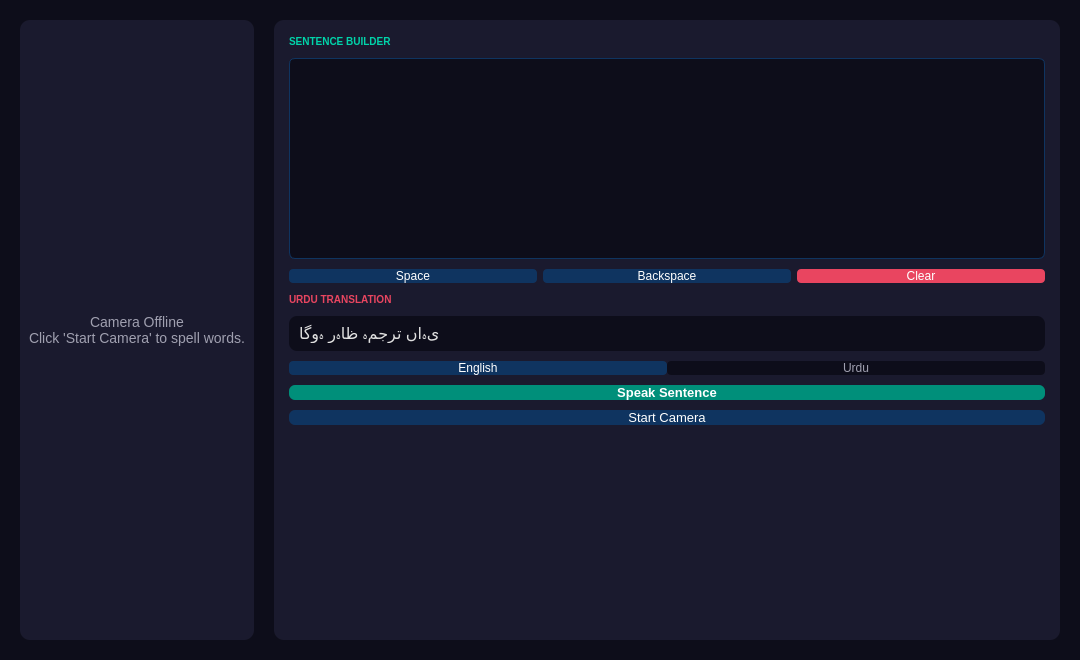
<?xml version='1.0' encoding='utf-8'?>
<ui version="4.0">
 <class>SpeakScreen</class>
 <widget class="QWidget" name="pageSpeak">
  <property name="geometry">
   <rect>
    <x>0</x>
    <y>0</y>
    <width>1080</width>
    <height>660</height>
   </rect>
  </property>
  <property name="styleSheet">
   <string>QWidget { background-color: #0d0d1a; }</string>
  </property>
  <layout class="QHBoxLayout" name="speakMainLayout">
   <property name="leftMargin">
    <number>20</number>
   </property>
   <property name="topMargin">
    <number>20</number>
   </property>
   <property name="rightMargin">
    <number>20</number>
   </property>
   <property name="bottomMargin">
    <number>20</number>
   </property>
   <property name="spacing">
    <number>20</number>
   </property>
   <item>
    <widget class="QFrame" name="speakCamContainer">
     <property name="styleSheet">
      <string>QFrame { background-color: #1a1a2e; border-radius: 10px; }</string>
     </property>
     <layout class="QVBoxLayout">
      <property name="alignment">
       <set>Qt::AlignCenter</set>
      </property>
      <item>
       <widget class="QLabel" name="speakFeedLabel">
        <property name="text">
         <string>Camera Offline
Click 'Start Camera' to spell words.</string>
        </property>
        <property name="alignment">
         <set>Qt::AlignCenter</set>
        </property>
        <property name="styleSheet">
         <string>QLabel { color: #a0a0b0; font-size: 14px; background: transparent; }</string>
        </property>
       </widget>
      </item>
     </layout>
    </widget>
   </item>
   <item>
    <widget class="QFrame" name="speakRightPanel">
     <property name="maximumWidth">
      <number>340</number>
     </property>
     <property name="minimumWidth">
      <number>280</number>
     </property>
     <property name="styleSheet">
      <string>QFrame { background-color: #1a1a2e; border-radius: 10px; }</string>
     </property>
     <layout class="QVBoxLayout" name="speakRightLayout">
      <property name="leftMargin">
       <number>15</number>
      </property>
      <property name="topMargin">
       <number>15</number>
      </property>
      <property name="rightMargin">
       <number>15</number>
      </property>
      <property name="bottomMargin">
       <number>15</number>
      </property>
      <property name="spacing">
       <number>10</number>
      </property>
      <item>
       <widget class="QLabel" name="speakSentenceHeader">
        <property name="text">
         <string>SENTENCE BUILDER</string>
        </property>
        <property name="styleSheet">
         <string>QLabel { color: #00d4aa; font-size: 10px; font-weight: bold; background: transparent; }</string>
        </property>
       </widget>
      </item>
      <item>
       <widget class="QTextEdit" name="speakTextBox">
        <property name="maximumHeight">
         <number>80</number>
        </property>
        <property name="styleSheet">
         <string>QTextEdit { background-color: #0d0d1a; color: #e0e0e0; border: 1px solid #0f3460; border-radius: 6px; padding: 4px; font-size: 16px; }</string>
        </property>
       </widget>
      </item>
      <item>
       <layout class="QHBoxLayout" name="speakBtnRow">
        <property name="spacing">
         <number>6</number>
        </property>
        <item>
         <widget class="QPushButton" name="speakSpaceBtn">
          <property name="text">
           <string>Space</string>
          </property>
          <property name="minimumHeight">
           <number>28</number>
          </property>
          <property name="styleSheet">
           <string>QPushButton { background-color: #0f3460; color: white; border: none; border-radius: 4px; font-size: 12px; } QPushButton:hover { background-color: #e94560; }</string>
          </property>
         </widget>
        </item>
        <item>
         <widget class="QPushButton" name="speakBackspaceBtn">
          <property name="text">
           <string>Backspace</string>
          </property>
          <property name="minimumHeight">
           <number>28</number>
          </property>
          <property name="styleSheet">
           <string>QPushButton { background-color: #0f3460; color: white; border: none; border-radius: 4px; font-size: 12px; } QPushButton:hover { background-color: #e94560; }</string>
          </property>
         </widget>
        </item>
        <item>
         <widget class="QPushButton" name="speakClearBtn">
          <property name="text">
           <string>Clear</string>
          </property>
          <property name="minimumHeight">
           <number>28</number>
          </property>
          <property name="styleSheet">
           <string>QPushButton { background-color: #e94560; color: white; border: none; border-radius: 4px; font-size: 12px; } QPushButton:hover { background-color: #0f3460; }</string>
          </property>
         </widget>
        </item>
       </layout>
      </item>
      <item>
       <widget class="QLabel" name="speakUrduHeader">
        <property name="text">
         <string>URDU TRANSLATION</string>
        </property>
        <property name="styleSheet">
         <string>QLabel { color: #e94560; font-size: 10px; font-weight: bold; background: transparent; }</string>
        </property>
       </widget>
      </item>
      <item>
       <widget class="QFrame" name="speakUrduFrame">
        <property name="styleSheet">
         <string>QFrame { background-color: #0d0d1a; border-radius: 8px; }</string>
        </property>
        <layout class="QVBoxLayout">
         <property name="leftMargin">
          <number>10</number>
         </property>
         <property name="topMargin">
          <number>8</number>
         </property>
         <property name="rightMargin">
          <number>10</number>
         </property>
         <property name="bottomMargin">
          <number>8</number>
         </property>
         <item>
          <widget class="QLabel" name="speakUrduLabel">
           <property name="text">
            <string>یہاں ترجمہ ظاہر ہوگا</string>
           </property>
           <property name="alignment">
            <set>Qt::AlignRight</set>
           </property>
           <property name="wordWrap">
            <bool>true</bool>
           </property>
           <property name="styleSheet">
            <string>QLabel { color: #e0e0e0; font-size: 16px; background: transparent; }</string>
           </property>
          </widget>
         </item>
        </layout>
       </widget>
      </item>
      <item>
       <layout class="QHBoxLayout" name="speakLangRow">
        <property name="spacing">
         <number>0</number>
        </property>
        <item>
         <widget class="QPushButton" name="speakEnBtn">
          <property name="text">
           <string>English</string>
          </property>
          <property name="checkable">
           <bool>true</bool>
          </property>
          <property name="checked">
           <bool>true</bool>
          </property>
          <property name="minimumHeight">
           <number>34</number>
          </property>
          <property name="styleSheet">
           <string>QPushButton { background-color: #0f3460; color: white; border: none; border-radius: 4px; } QPushButton:!checked { background-color: #0d0d1a; color: #a0a0b0; }</string>
          </property>
                 <attribute name="buttonGroup">
         <string>speakLangGroup</string>
        </attribute>
       </widget>
        </item>
        <item>
         <widget class="QPushButton" name="speakUrBtn">
          <property name="text">
           <string>Urdu</string>
          </property>
          <property name="checkable">
           <bool>true</bool>
          </property>
          <property name="minimumHeight">
           <number>34</number>
          </property>
          <property name="styleSheet">
           <string>QPushButton { background-color: #0d0d1a; color: #a0a0b0; border: none; border-radius: 4px; } QPushButton:checked { background-color: #0f3460; color: white; }</string>
          </property>
                 <attribute name="buttonGroup">
         <string>speakLangGroup</string>
        </attribute>
       </widget>
        </item>
       </layout>
      </item>
      <item>
       <widget class="QPushButton" name="speakSpeakBtn">
        <property name="text">
         <string>Speak Sentence</string>
        </property>
        <property name="minimumHeight">
         <number>40</number>
        </property>
        <property name="styleSheet">
         <string>QPushButton { background-color: #008f7a; color: white; border: none; border-radius: 6px; font-size: 13px; font-weight: bold; } QPushButton:hover { background-color: #0f3460; }</string>
        </property>
       </widget>
      </item>
      <item>
       <widget class="QPushButton" name="speakStartBtn">
        <property name="text">
         <string>Start Camera</string>
        </property>
        <property name="minimumHeight">
         <number>36</number>
        </property>
        <property name="styleSheet">
         <string>QPushButton { background-color: #0f3460; color: white; border: none; border-radius: 6px; font-size: 13px; } QPushButton:hover { background-color: #e94560; }</string>
        </property>
       </widget>
      </item>
      <item>
       <spacer>
        <property name="orientation">
         <enum>Qt::Vertical</enum>
        </property>
        <property name="sizeHint" stdset="0">
         <size>
          <width>20</width>
          <height>20</height>
         </size>
        </property>
       </spacer>
      </item>
     </layout>
    </widget>
   </item>
  </layout>
 </widget>
 <buttongroups>
  <buttongroup name="speakLangGroup">
   <attribute name="exclusive">
    <bool>true</bool>
   </attribute>
   <attribute name="default">
    <string>speakEnBtn</string>
   </attribute>
  </buttongroup>
 </buttongroups>
 <resources />
 <connections />
</ui>
